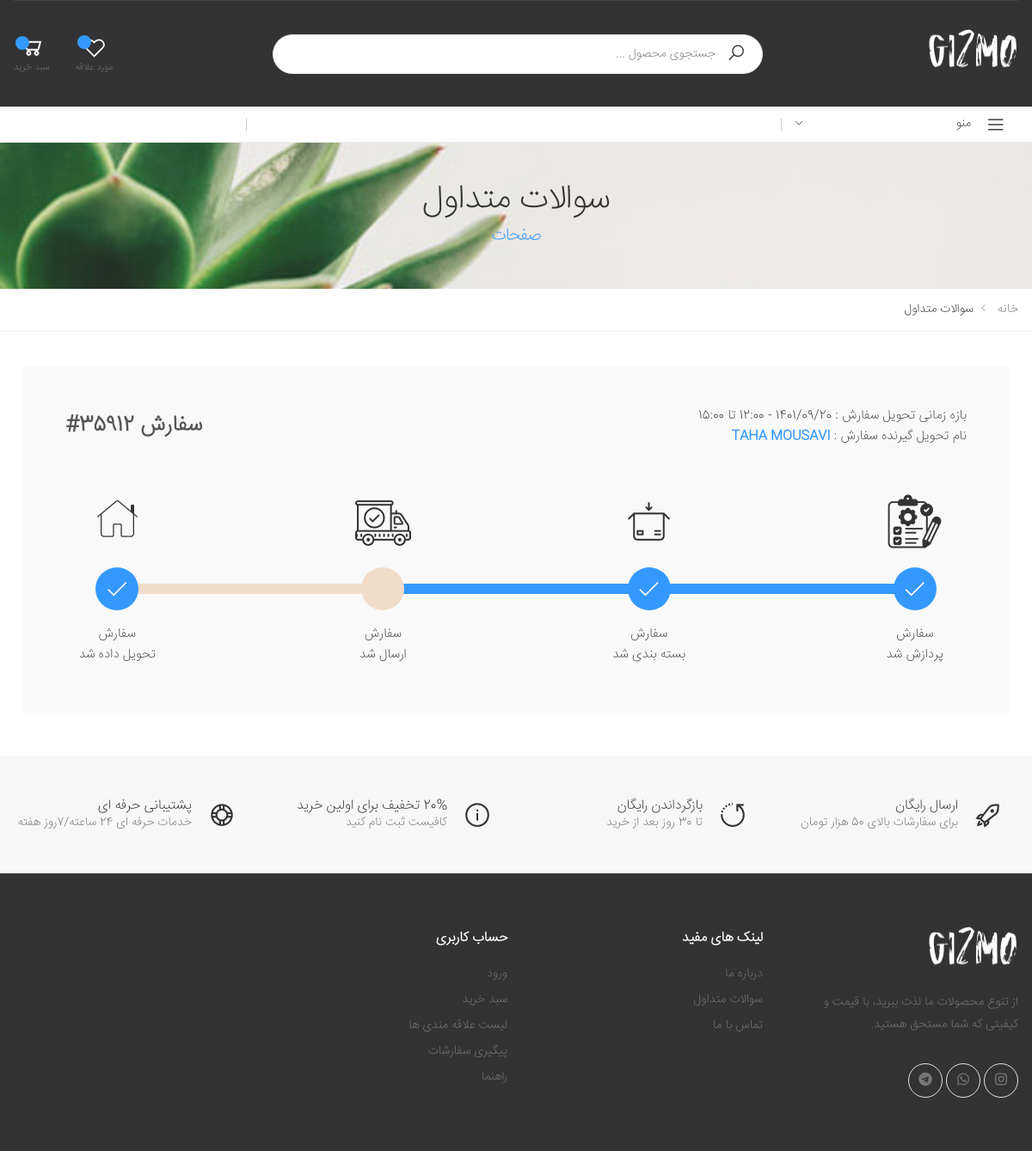
/2/ (signed in), run on an earlier commit of the app's database.
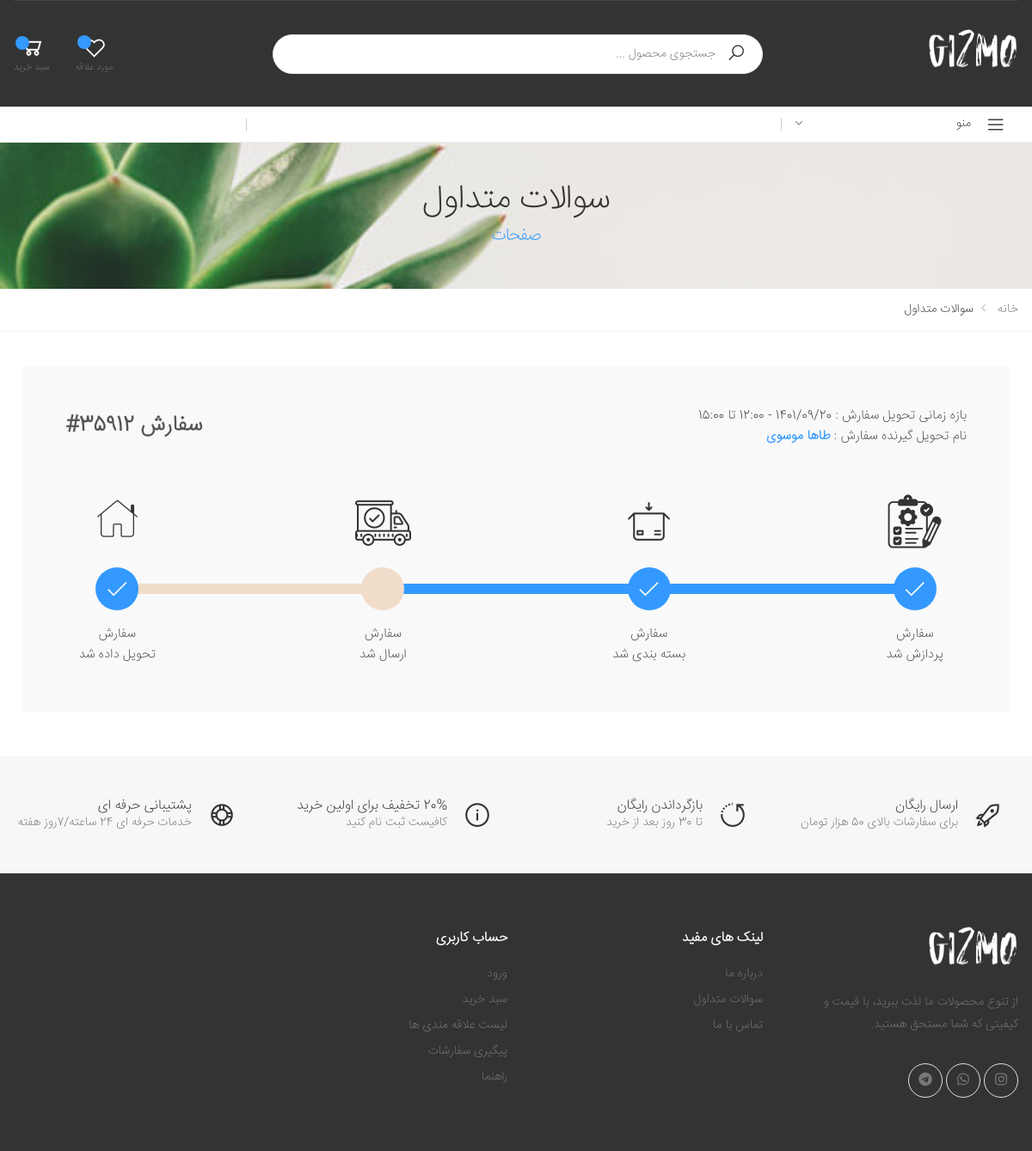
And on a later commit of the database.
### accounts/models.py (models this page shows, shortened)
class User(AbstractBaseUser):
    phoneNumber = models.CharField(unique=True, max_length=11)
    full_name = models.CharField(max_length=100, null=True, blank=True)
    is_admin = models.BooleanField(default=False)
    is_active = models.BooleanField(default=True)
    email = models.EmailField(unique=True)
    code = models.IntegerField(blank=True,null=True)
    wishlist = models.ManyToManyField(Product,blank=True)
    USERNAME_FIELD = 'phoneNumber'
    objects = MyUserManager()

### orders/models.py (models this page shows, shortened)
class Order(models.Model):
    user = models.ForeignKey(settings.AUTH_USER_MODEL,on_delete=models.CASCADE,related_name='orders')
    created = models.DateTimeField(auto_now_add=True)
    updated = models.DateTimeField(auto_now=True)
    paid = models.BooleanField(default=False)
    discount = models.IntegerField(blank=True,null=True,default=None)
    processed = models.BooleanField(default=False)
    packing = models.BooleanField(default=False)
    shipped = models.BooleanField(default=False)
    deliveried = models.BooleanField(default=False)
    class Meta:
        ordering = ('-created',)
    def get_order_number(self):
        order_id = self.id
        order_num = abs(hash(self.created)) % (10 ** 5)
        order_num_str = str(order_num).zfill(5)
        return order_num_str

### orders/views.py (the view)
# urls.py: path('<int:order_id>/',detail, name='detail'),
@login_required
def detail(request,order_id):
    form = CouponForm
    order = get_object_or_404(Order,id=order_id)
    if (order.user != request.user) and not(request.user.is_admin):
        return render(request,'facades/404.html',{'order':order})
    if order.paid :
        return render(request,'orders/trackOrders.html',{'order':order})
    return render(request,'orders/checkout.html',{'order':order,'form':form})

### orders/templates/orders/trackOrders.html
{% extends 'facades/base.html' %}
{% load static %}
{% block css %}
{% include 'facades/parts/css.html' %}
{% endblock %}
{% block main %}
        <main class="main">
            {% include 'facades/faqParts/banner.html' %}
            <div class="page-content">
                <div class="container">
                    <div class="trackorder-content col-md-12">
                        <div class="trackorder-inner">
                            <div class="trackorder-top">
                                <div class="trackorder-detail">
                                    <div>بازه زمانی تحویل سفارش : 1401/09/20 - 12:00 تا 15:00</div>
                                    <div>نام تحویل گیرنده سفارش : <span>{{request.user.full_name}}</span></div>
                                </div>
                                <h2 class="trackorder-id">سفارش {{order.get_order_number}}#</h2>
                            </div>
                            <div class="trackorder-bottom">
                                <div class="trackorder-progress">
                                    <ul class="trackorder-progressbar">
                                        <li class="trackorder-step {% if order.processed %} active {% endif %}"><span class="track-icon"> <img
                                                    src="{% static 'facades/images/track%20order/processed.png' %}"
                                                    alt="track_order"></span><span
                                                class="progressbar-track"></span><span class="track-title">سفارش
                                                <br>پردازش شد</span></li>
                                        <li class="trackorder-step {% if order.packing %} active {% endif %}"><span class="track-icon"> <img
                                                    src="{% static 'facades/images/track%20order/packing.png' %}"
                                                    alt="track_order"></span><span
                                                class="progressbar-track"></span><span class="track-title">سفارش
                                                <br>بسته بندی شد</span></li>
                                        <li class="trackorder-step {% if order.shipped %} active {% endif %}"><span class="track-icon"> <img
                                                    src="{% static 'facades/images/track%20order/shipped.png' %}"
                                                    alt="track_order"></span><span
                                                class="progressbar-track"></span><span class="track-title">سفارش
                                                <br>ارسال شد</span></li>
                                        <li class="trackorder-step {% if order.deliveried %} active {% endif %}"><span class="track-icon"> <img
                                                    src="{% static 'facades/images/track%20order/deliveried.png' %}"
                                                    alt="track_order"></span><span
                                                class="progressbar-track"></span><span class="track-title">سفارش
                                                <br>تحویل داده شد</span></li>
                                    </ul>
                                </div>
                            </div>
                        </div>
                    </div>
                </div>
            </div>
        </main>
{% endblock %}

### facades/templates/facades/base.html (shortened to what this page needs)
{% load static %}
<!DOCTYPE html>
<html lang="en" dir="rtl">
<head>
    <link rel="stylesheet" href="{% static 'facades/css/bootstrap.min.css' %}">
    <link rel="stylesheet" href="{% static 'facades/css/bootstrap-rtl.min.css' %}">
    <link rel="stylesheet" href="{% static 'facades/css/plugins/owl-carousel/owl.carousel.css' %}">
    <link rel="stylesheet" href="{% static 'facades/css/plugins/magnific-popup/magnific-popup.css' %}">
    {% block css %}{% endblock %}
</head>
<body>
  <div class="page-wrapper">
  {% include 'facades/parts/black_header.html' %}
  <main class="main">
  {% block main %}
  {% endblock %}
    </main>
  {% include 'facades/parts/footer.html' %}
</div>
</body>
</html>

### facades/templates/facades/parts/css.html
{% load static %}
<link rel="stylesheet" href="{% static 'facades/css/style.css' %}">

### facades/templates/facades/parts/black_header.html (shortened to what this page needs)
{% load static %}
<header class="header header-intro-clearance header-3">
    <div class="header-middle">
        <div class="container">
            <div class="header-left">
                <a href="{% url 'facades:home' %}" class="logo">
                    <img src="{% static 'facades/images/logi.png' %}" alt="Molla Logo" width="105" height="25">
                </a>
            </div>
            <div class="header-center">
                <div class="header-search header-search-extended header-search-visible d-none d-lg-block">
                    <form action="{% url 'stuff:product_search' 1 %}" method="GET">
                      <div class="header-search-wrapper search-wrapper-wide">
                        <button class="btn btn-primary" type="submit"><i class="icon-search"></i></button>
                        <input type="search" class="form-control" name="query" id="query" placeholder="جستجوی محصول ..." required>
                      </div>
                    </form>
                  </div>
            </div>
            <div class="header-right">
              {% if request.user.is_authenticated %}
              <div class="wishlist">
                            <a href="{% url 'stuff:showWishList' 1 %}" title="لیست محصولات مورد علاقه شما">
                                <div class="icon">
                                    <i class="icon-heart-o"></i>
                                    <span class="wishlist-count badge">{{wishlistAmount}}</span>
                                </div>
                                <p>مورد علاقه</p>
                            </a>
                  </div>
                <div class="dropdown cart-dropdown">
                    <a href="{% url 'cart:detail' %}" class="dropdown-toggle" role="button" data-toggle="dropdown"
                        aria-haspopup="true" aria-expanded="false" data-display="static">
                        <div class="icon">
                            <i class="icon-shopping-cart"></i>
                            <span class="cart-count">{{cart.get_count}}</span>
                        </div>
                        <p>سبد خرید</p>
                    </a>
                </div>
                {% endif %}
            </div>
        </div>
    </div>
    <div class="header-bottom sticky-header">
        <div class="container">
            <div class="header-left">
                <div class="dropdown category-dropdown">
                    <a href="#" class="dropdown-toggle" role="button" data-toggle="dropdown"
                        aria-haspopup="true" aria-expanded="false" data-display="static"
                        title="دسته بندی فروشگاه">
                        منو <i class="icon-angle-down"></i>
                    </a>
                </div>
            </div>
            <div class="header-right">
            </div>
        </div>
    </div>
</header>

### facades/templates/facades/faqParts/banner.html
{% load static %}
<div class="page-header text-center" style="background-image: url({% static 'facades/images/banners/banner-1.jpg' %})">
    <div class="container">
        <h1 class="page-title">سوالات متداول<span>صفحات</span></h1>
    </div>
</div>
<nav aria-label="breadcrumb" class="breadcrumb-nav">
    <div class="container">
        <ol class="breadcrumb">
            <li class="breadcrumb-item"><a href="{% url 'facades:home' %}">خانه</a></li>
            <li class="breadcrumb-item active" aria-current="page">سوالات متداول</li>
        </ol>
    </div>
</nav>

### facades/templates/facades/parts/sur.html (shortened to what this page needs)
{% load static %}

### facades/templates/facades/parts/footer.html (shortened to what this page needs)
{% load static %}
<footer class="footer footer-dark">
    {% include 'facades/parts/slogans.html' %}
    <div class="footer-middle">
        <div class="container">
            <div class="row">
                <div class="col-sm-6 col-lg-3">
                    <div class="widget widget-about">
                        <img src="{% static 'facades/images/logi.png' %}" class="footer-logo" alt="Footer Logo"
                            width="105" height="25">
                        <p>از تنوع محصولات ما لذت ببرید، با قیمت و کیفیتی که شما مستحق هستید.</p>
                        <div class="social-icons">
                            <a href="#" class="social-icon" title="اینستاگرام" target="_blank"><i
                                  class="icon-instagram"></i></a>
                            <a href="#" class="social-icon" title="واتساپ" target="_blank"><i
                                    class="icon-whatsapp"></i></a>
                            <a href="#" class="social-icon" title="تلگرام" target="_blank"><i
                                    class="icon-telegram"></i></a>
                        </div>
                    </div>
                </div>
                <div class="col-sm-6 col-lg-3">
                    <div class="widget">
                        <h4 class="widget-title">لینک های مفید</h4>
                        <ul class="widget-list">
                            <li><a href="{% url 'facades:aboutUs' %}">درباره ما</a></li>
                            <li><a href="{% url 'facades:FAQ' %}">سوالات متداول</a></li>
                            <li><a href="{% url 'facades:contact' %}">تماس با ما</a></li>
                        </ul>
                    </div>
                </div>
                <div class="col-sm-6 col-lg-3">
                    <div class="widget">
                        <h4 class="widget-title">حساب کاربری</h4>
                        <ul class="widget-list">
                            <li><a href="#">ورود</a></li>
                            <li><a href="cart.html">سبد خرید</a></li>
                            <li><a href="#">لیست علاقه مندی ها</a></li>
                            <li><a href="#">پیگیری سفارشات</a></li>
                            <li><a href="#">راهنما</a></li>
                        </ul>
                    </div>
                </div>
            </div>
        </div>
    </div>
</footer>

### facades/templates/facades/parts/slogans.html
<div class="icon-boxes-container">
      <div class="container">
          <div class="row">
              <div class="col-sm-6 col-lg-3">
                  <div class="icon-box icon-box-side">
                      <span class="icon-box-icon">
                          <i class="icon-rocket"></i>
                      </span>
                      <div class="icon-box-content">
                          <h3 class="icon-box-title">ارسال رایگان</h3>
                          <p>برای سفارشات بالای 50 هزار تومان</p>
                      </div>
                  </div>
              </div>
              <div class="col-sm-6 col-lg-3">
                  <div class="icon-box icon-box-side">
                      <span class="icon-box-icon">
                          <i class="icon-rotate-left"></i>
                      </span>
                      <div class="icon-box-content">
                          <h3 class="icon-box-title">بازگرداندن رایگان</h3>
                          <p>تا 30 روز بعد از خرید</p>
                      </div>
                  </div>
              </div>
              <div class="col-sm-6 col-lg-3">
                  <div class="icon-box icon-box-side">
                      <span class="icon-box-icon">
                          <i class="icon-info-circle"></i>
                      </span>
                      <div class="icon-box-content">
                          <h3 class="icon-box-title">20% تخفیف برای اولین خرید</h3>
                          <p>کافیست ثبت نام کنید</p>
                      </div>
                  </div>
              </div>
              <div class="col-sm-6 col-lg-3">
                  <div class="icon-box icon-box-side">
                      <span class="icon-box-icon">
                          <i class="icon-life-ring"></i>
                      </span>
                      <div class="icon-box-content">
                          <h3 class="icon-box-title">پشتیبانی حرفه ای</h3>
                          <p>خدمات حرفه ای 24 ساعته/7روز هفته</p>
                      </div>
                  </div>
              </div>
          </div>
      </div>
  </div>

### facades/templates/facades/parts/mobile.html (shortened to what this page needs)
{% load static %}

What changed in the data, as far as the page shows it:
changed User: user.full_name "TAHA MOUSAVI" → "طاها موسوی"
